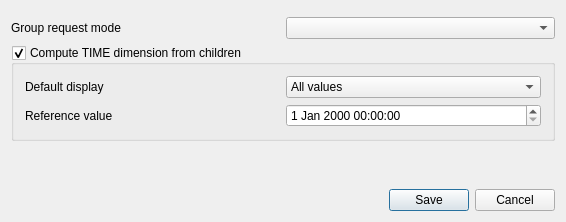
<?xml version="1.0" encoding="UTF-8"?>
<ui version="4.0">
 <class>QgsGroupWMSDataDialogBase</class>
 <widget class="QDialog" name="QgsGroupWMSDataDialogBase">
  <property name="windowModality">
   <enum>Qt::WindowModality::WindowModal</enum>
  </property>
  <property name="geometry">
   <rect>
    <x>0</x>
    <y>0</y>
    <width>566</width>
    <height>222</height>
   </rect>
  </property>
  <property name="windowTitle">
   <string>Set Group WMS Properties</string>
  </property>
  <property name="windowIcon">
   <iconset>
    <normaloff>.</normaloff>.</iconset>
  </property>
  <layout class="QVBoxLayout" name="verticalLayout">
   <item>
    <widget class="QgsScrollArea" name="scrollArea">
     <property name="frameShape">
      <enum>QFrame::Shape::NoFrame</enum>
     </property>
     <property name="widgetResizable">
      <bool>true</bool>
     </property>
     <widget class="QWidget" name="scrollAreaWidgetContents">
      <property name="geometry">
       <rect>
        <x>0</x>
        <y>0</y>
        <width>533</width>
        <height>176</height>
       </rect>
      </property>
      <layout class="QVBoxLayout" name="verticalLayout_2">
       <property name="leftMargin">
        <number>0</number>
       </property>
       <property name="topMargin">
        <number>0</number>
       </property>
       <property name="rightMargin">
        <number>0</number>
       </property>
       <property name="bottomMargin">
        <number>0</number>
       </property>
       <item>
        <widget class="QgsMapLayerServerPropertiesWidget" name="mMapLayerServerPropertiesWidget" native="true"/>
       </item>
       <item>
        <layout class="QHBoxLayout" name="group_request_layout">
         <item>
          <widget class="QLabel" name="label">
           <property name="text">
            <string>Group request mode</string>
           </property>
          </widget>
         </item>
         <item>
          <widget class="QComboBox" name="mGroupRequestModeCombo">
           <property name="toolTip">
            <string>&lt;html&gt;&lt;head/&gt;&lt;body&gt;&lt;p&gt;An &lt;span style=&quot; font-weight:700;&quot;&gt;opaque&lt;/span&gt; layer group behaves like a single layer. It can be requested, but its children cannot. Still the children are rendered in GetMap, GetFeatureInfo, etc. when requesting the opaque layer group.&lt;/p&gt;&lt;/body&gt;&lt;/html&gt;</string>
           </property>
          </widget>
         </item>
        </layout>
       </item>
       <item>
        <widget class="QgsCollapsibleGroupBox" name="mComputeTimeDimension">
         <property name="toolTip">
          <string>When a GetCapabilities request is sent, QGIS server will return a TIME dimension computed as an union of all time dimension of its children recursively</string>
         </property>
         <property name="title">
          <string>Compute TIME dimension from children</string>
         </property>
         <property name="checkable">
          <bool>true</bool>
         </property>
         <layout class="QGridLayout" name="gridLayout">
          <item row="1" column="0">
           <widget class="QLabel" name="mReferenceValueLabel">
            <property name="text">
             <string>Reference value</string>
            </property>
           </widget>
          </item>
          <item row="0" column="2">
           <widget class="QComboBox" name="mDefaultDisplayComboBox">
            <item>
             <property name="text">
              <string>All values</string>
             </property>
            </item>
            <item>
             <property name="text">
              <string>Min value</string>
             </property>
            </item>
            <item>
             <property name="text">
              <string>Max value</string>
             </property>
            </item>
            <item>
             <property name="text">
              <string>Reference value</string>
             </property>
            </item>
           </widget>
          </item>
          <item row="0" column="0">
           <widget class="QLabel" name="mDefaultDisplayLabel">
            <property name="text">
             <string>Default display</string>
            </property>
           </widget>
          </item>
          <item row="1" column="2">
           <widget class="QgsDateTimeEdit" name="mReferenceValueDateTimeEdit"/>
          </item>
         </layout>
        </widget>
       </item>
       <item>
        <spacer name="verticalSpacer">
         <property name="orientation">
          <enum>Qt::Orientation::Vertical</enum>
         </property>
         <property name="sizeHint" stdset="0">
          <size>
           <width>20</width>
           <height>40</height>
          </size>
         </property>
        </spacer>
       </item>
      </layout>
     </widget>
    </widget>
   </item>
   <item>
    <widget class="QDialogButtonBox" name="buttonBox">
     <property name="standardButtons">
      <set>QDialogButtonBox::StandardButton::Cancel|QDialogButtonBox::StandardButton::Save</set>
     </property>
    </widget>
   </item>
  </layout>
 </widget>
 <layoutdefault spacing="6" margin="11"/>
 <customwidgets>
  <customwidget>
   <class>QgsScrollArea</class>
   <extends>QScrollArea</extends>
   <header>qgsscrollarea.h</header>
   <container>1</container>
  </customwidget>
  <customwidget>
   <class>QgsMapLayerServerPropertiesWidget</class>
   <extends>QWidget</extends>
   <header>qgsmaplayerserverpropertieswidget.h</header>
   <container>1</container>
  </customwidget>
  <customwidget>
   <class>QgsCollapsibleGroupBox</class>
   <extends>QGroupBox</extends>
   <header>qgscollapsiblegroupbox.h</header>
   <container>1</container>
  </customwidget>
  <customwidget>
   <class>QgsDateTimeEdit</class>
   <extends>QDateTimeEdit</extends>
   <header>qgsdatetimeedit.h</header>
  </customwidget>
 </customwidgets>
 <tabstops>
  <tabstop>buttonBox</tabstop>
 </tabstops>
 <resources/>
 <connections>
  <connection>
   <sender>buttonBox</sender>
   <signal>accepted()</signal>
   <receiver>QgsGroupWMSDataDialogBase</receiver>
   <slot>accept()</slot>
   <hints>
    <hint type="sourcelabel">
     <x>451</x>
     <y>699</y>
    </hint>
    <hint type="destinationlabel">
     <x>481</x>
     <y>297</y>
    </hint>
   </hints>
  </connection>
  <connection>
   <sender>buttonBox</sender>
   <signal>rejected()</signal>
   <receiver>QgsGroupWMSDataDialogBase</receiver>
   <slot>reject()</slot>
   <hints>
    <hint type="sourcelabel">
     <x>392</x>
     <y>699</y>
    </hint>
    <hint type="destinationlabel">
     <x>281</x>
     <y>339</y>
    </hint>
   </hints>
  </connection>
 </connections>
</ui>
